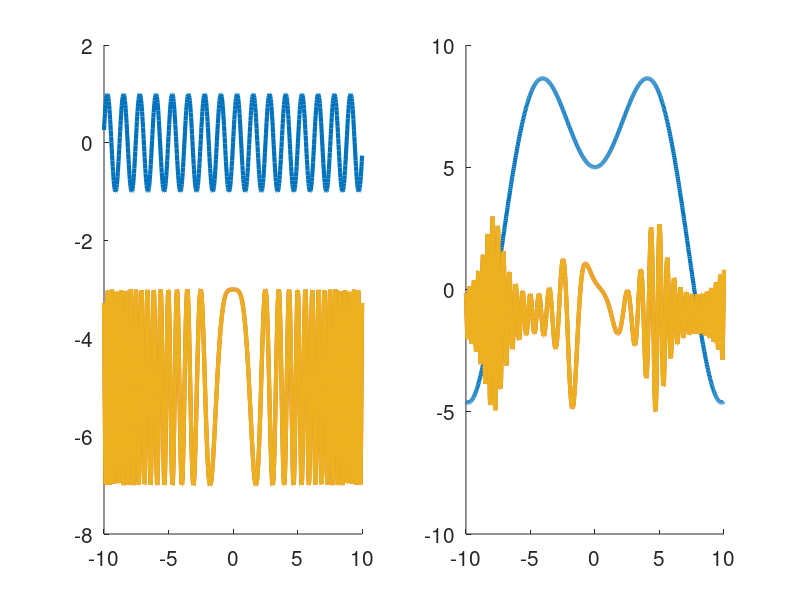

MATLAB code to generate this figure:
%%%%%%%%%%%%%%%%%%%%%%%%%%%
% Assignment Number: Lab
% Problem number: 4
% Student Name:  Alden Rivera
% Student ID: 0416329
% Email address: aldenj-rvarf@gmail.com
% Department: Computer Science, NCTU
% Date: 2019/05/13
%%%%%%%%%%%%%%%%%%%%%%%%%%%%
% close all windows
% clear variables, and clear screen
close all; clf; clear; clc;

% show Lab
disp('Lab Problem 4.1')  

%y1(x) = x, y2(x) = ( x2 +2 )/ (|x|+1)
%z1(x) = sin(x), z2(x) = cos(x)

x = -10:0.025:10;
y1 = sin(5.*x);
y2 = 2.*cos(x.^2) - 5;

z1 = x.*sin(x./2)+5;
z2 = 2.*cos(x.^2) ./ (sin(x) + 1.5) -1;

clf
figure
hold on
subplot(1,2,1);
plot(x, y1, 'linewidth', 3);
plot(x, y2, 'linewidth', 3);
subplot(1,2,2);    
plot(x, z1, 'linewidth', 3);
plot(x, z2, 'linewidth', 3);
    
for k = 1:-0.01:0
    pause(0.03333);
    clf
    subplot(1,2,1);
    hold on
    plot(x, y1, 'linewidth', 3);
    plot(x, y2, 'linewidth', 3);
    y = k.*y1 + (1-k).*y2;
    plot(x, y, 'linewidth', 3);  
    set(gca,'FontSize',15);         %set font size
    
    subplot(1,2,2);
    hold on
    plot(x, z1, 'linewidth', 3);
    plot(x, z2, 'linewidth', 3);
    z = k.*z1 + (1-k).*z2;
    plot(x, z, 'linewidth', 3); 
    set(gca,'FontSize',15);         %set font size

    if (k==1)
        input('Press a key to continue...');
    end
end

